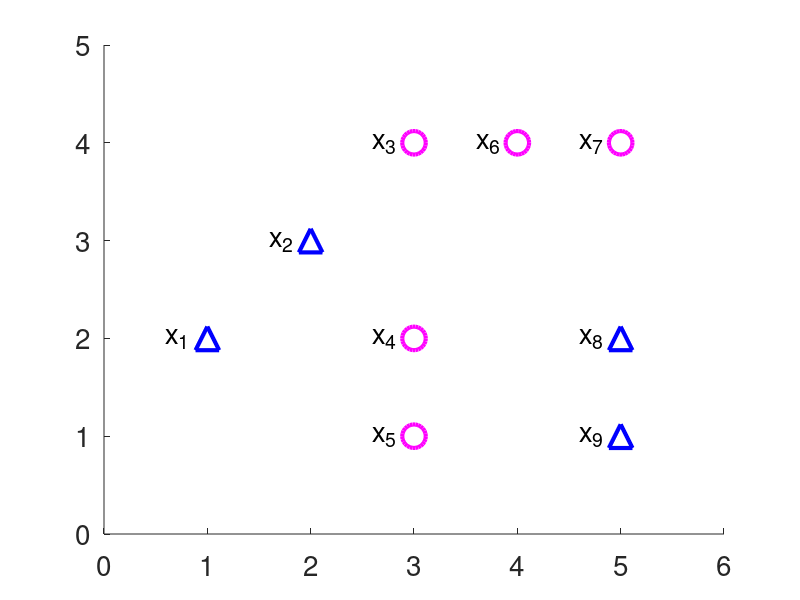

Write the MATLAB code that produced this figure.
clear;
figure; hold on;
xpos = [1 2 5 5];
ypos = [2 3 1 2];
xneg = [3 3 3 4 5];
yneg = [1 2 4 4 4];
plot(xpos, ypos, 'b^', 'linewidth', 3, 'markersize', 17);
plot(xneg, yneg, 'mo', 'linewidth', 3, 'markersize', 17);
text(1-0.4, 2, 'x_1', 'fontsize', 20);
text(2-0.4, 3, 'x_2', 'fontsize', 20);
text(3-0.4, 4, 'x_3', 'fontsize', 20);
text(3-0.4, 2, 'x_4', 'fontsize', 20);
text(3-0.4, 1, 'x_5', 'fontsize', 20);
text(4-0.4, 4, 'x_6', 'fontsize', 20);
text(5-0.4, 4, 'x_7', 'fontsize', 20);
text(5-0.4, 2, 'x_8', 'fontsize', 20);
text(5-0.4, 1, 'x_9', 'fontsize', 20);
set(gca,'FontSize',20);
axis([0 6 0 5]);
set(gca, 'YTick', 0:1:5);
